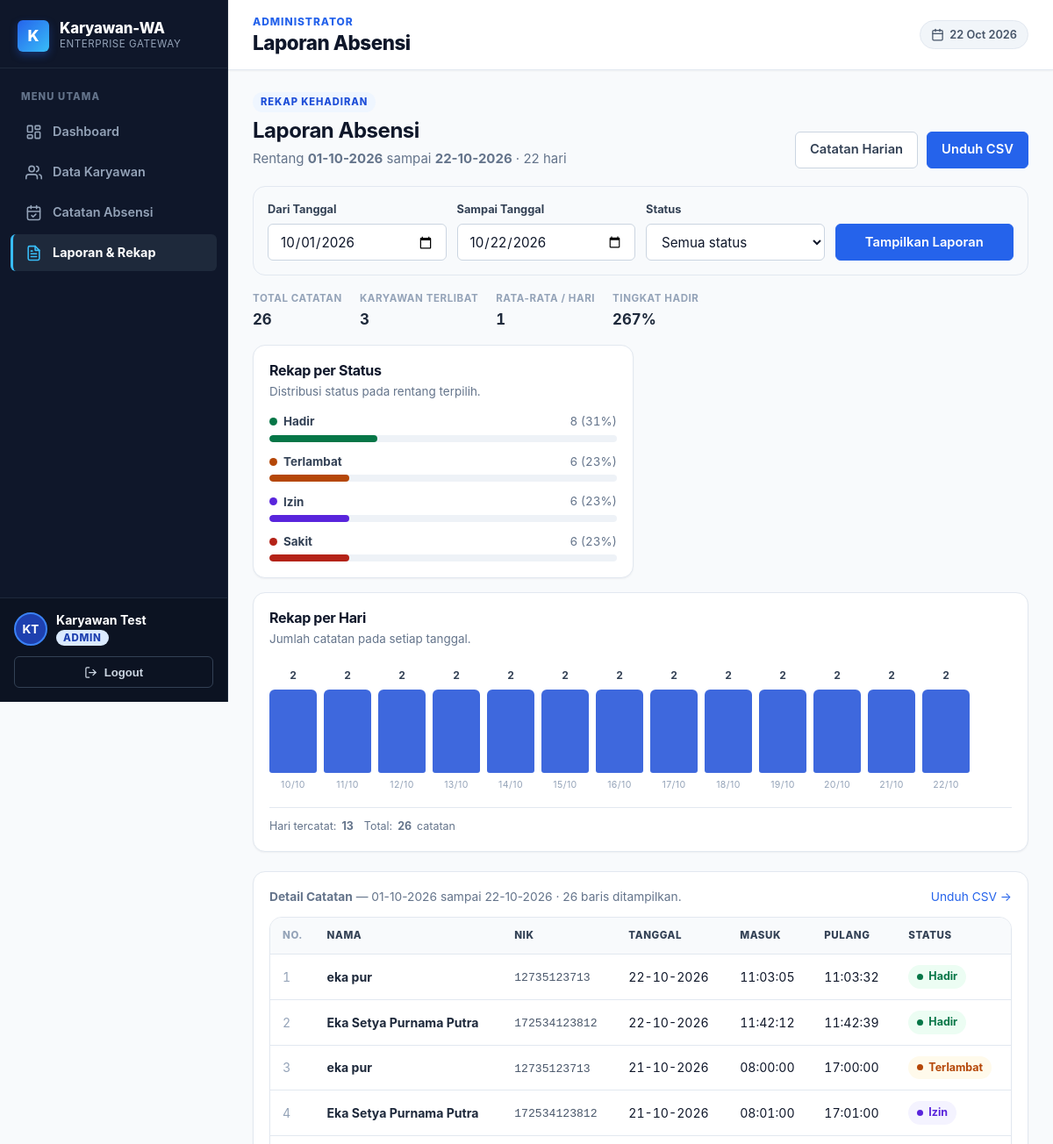
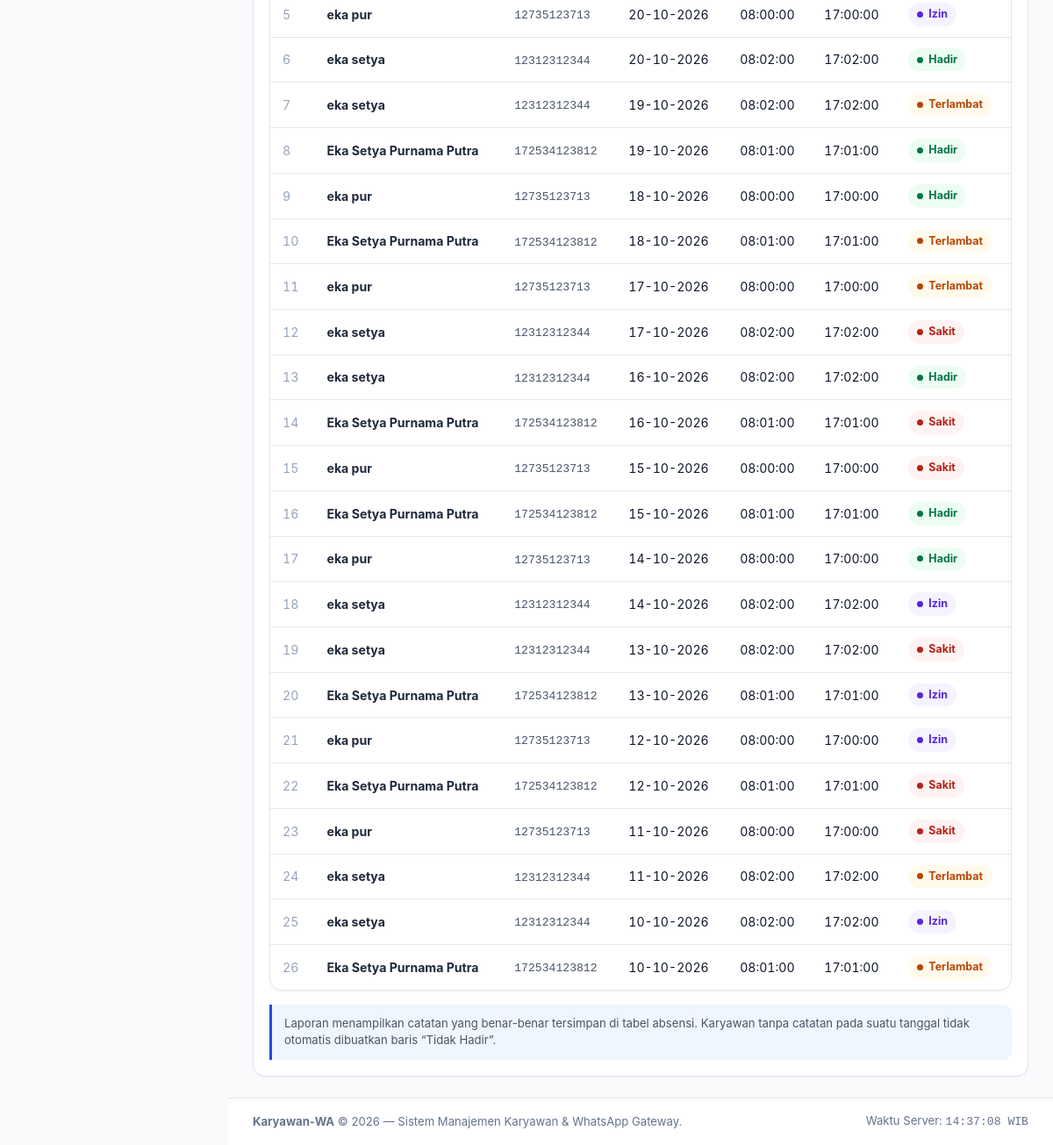
/_t_render.php?p=admin/laporan.php, run on the app's committed database (2 pictures, top to bottom).
### tables this page shows
CREATE TABLE `absensi` (
  `id` int(10) UNSIGNED NOT NULL,
  `id_karyawan` int(10) UNSIGNED NOT NULL,
  `tanggal` date NOT NULL,
  `jam_masuk` time DEFAULT NULL,
  `jam_pulang` time DEFAULT NULL,
  `status` enum('Hadir','Terlambat','Izin','Sakit') NOT NULL DEFAULT 'Hadir',
  `created_at` timestamp NOT NULL DEFAULT current_timestamp()
);

CREATE TABLE `karyawan` (
  `id` int(10) UNSIGNED NOT NULL,
  `nik` varchar(30) NOT NULL,
  `nama` varchar(100) NOT NULL,
  `jabatan` varchar(100) NOT NULL,
  `no_hp` varchar(20) NOT NULL,
  `email` varchar(150) NOT NULL,
  `password` varchar(255) NOT NULL,
  `role` enum('admin','karyawan') NOT NULL DEFAULT 'karyawan',
  `created_at` timestamp NOT NULL DEFAULT current_timestamp(),
  `updated_at` timestamp NOT NULL DEFAULT current_timestamp() ON UPDATE current_timestamp()
);

### _t_render.php (called while the page is built, shortened)
<?php
$root = __DIR__;
$target = $_GET['p'] ?? 'admin/index.php';
require_once $root . '/config/helpers.php';
$file = $root . '/' . $target;
require $file;

### config/helpers.php (called while the page is built, shortened)
<?php
function app_url(string $path = ''): string
{
    return APP_BASE_URL . '/' . ltrim($path, '/');
}
function e($value): string
{
    return htmlspecialchars((string) $value, ENT_QUOTES | ENT_SUBSTITUTE, 'UTF-8');
}

### admin/laporan.php (the view, shortened to what this page needs)
<?php
require_once __DIR__ . '/../config/helpers.php';
$timezone = new DateTimeZone('Asia/Jakarta');
$today = (new DateTimeImmutable('now', $timezone))->format('Y-m-d');
$firstOfMonth = (new DateTimeImmutable($today, $timezone))->modify('first day of this month')->format('Y-m-d');
$dateFrom = isset($_GET['dari']) && is_string($_GET['dari']) ? trim($_GET['dari']) : $firstOfMonth;
$dateTo = isset($_GET['sampai']) && is_string($_GET['sampai']) ? trim($_GET['sampai']) : $today;
$dateError = null;
$statusOptions = ['Hadir', 'Terlambat', 'Izin', 'Sakit'];
$status = isset($_GET['status']) && is_string($_GET['status']) ? trim($_GET['status']) : '';
$rows = [];
$summary = [
    'total' => 0,
    'karyawan_terlibat' => 0,
    'per_status' => array_fill_keys($statusOptions, 0),
    'per_hari' => [],
];
$pageError = null;
if ($dateError === null) {
    try {
        $pdo = getPDO();
        $stmt = $pdo->prepare(
            "SELECT k.nama, k.nik, a.tanggal, a.jam_masuk, a.jam_pulang, a.status
             FROM absensi a
             INNER JOIN karyawan k ON k.id = a.id_karyawan
             WHERE k.role = 'karyawan'
               AND a.tanggal >= :tanggal_dari
               AND a.tanggal <= :tanggal_sampai
             ORDER BY a.tanggal DESC, k.nama ASC"
        );
        $stmt->execute([
            ':tanggal_dari' => $dateFrom,
            ':tanggal_sampai' => $dateTo,
        ]);
        $rows = $stmt->fetchAll();
        $summary['total'] = count($rows);
        $employees = [];
        $days = [];
        foreach ($rows as $row) {
            $employees[(string) $row['nik']] = true;
            $rowStatus = (string) $row['status'];
            if (array_key_exists($rowStatus, $summary['per_status'])) {
                $summary['per_status'][$rowStatus]++;
            }
            $rowDate = (string) $row['tanggal'];
            if (!isset($days[$rowDate])) {
                $days[$rowDate] = ['total' => 0, 'hadir' => 0];
            }
            $days[$rowDate]['total']++;
            if ($rowStatus === 'Hadir' || $rowStatus === 'Terlambat') {
                $days[$rowDate]['hadir']++;
            }
        }
        $summary['karyawan_terlibat'] = count($employees);
        ksort($days);
        $summary['per_hari'] = $days;
    } catch (PDOException $e) {
        error_log('Laporan absensi gagal dimuat: ' . $e->getMessage());
        $pageError = 'Laporan belum dapat dimuat. Periksa koneksi database atau log PHP.';
        $rows = [];
    }
}
$filteredRows = $status === ''
    ? $rows
    : array_values(array_filter($rows, static function ($row) use ($status) {
        return (string) $row['status'] === $status;
    }));
$csvQuery = [
    'dari' => $dateFrom,
    'sampai' => $dateTo,
];
$csvUrl = app_url('admin/laporan.php') . '?' . http_build_query($csvQuery + ['format' => 'csv']);
$rangeDays = 0;
if ($dateError === null) {
    $rangeDays = (int) ((new DateTimeImmutable($dateTo, $timezone))
        ->diff(new DateTimeImmutable($dateFrom, $timezone))->days) + 1;
}
$avgPerDay = $rangeDays > 0 ? (int) round($summary['total'] / $rangeDays) : 0;
$attendanceRate = $summary['karyawan_terlibat'] > 0
    ? (int) round(($summary['per_status']['Hadir'] / $summary['karyawan_terlibat']) * 100)
    : 0;
require_once __DIR__ . '/../layout/header.php';
?>
        <?php if ($dateError): ?>
            <div class="alert error"><?= e($dateError) ?></div>
        <?php elseif ($pageError): ?>
            <div class="alert error"><?= e($pageError) ?></div>
        <?php else: ?>
            <div class="adm-hero">
                <div class="adm-hero-text">
                    <span class="adm-eyebrow">Rekap Kehadiran</span>
                    <h2>Laporan Absensi</h2>
                    <p class="muted">
                        Rentang <strong><?= e((new DateTimeImmutable($dateFrom, $timezone))->format('d-m-Y')) ?></strong>
                        sampai <strong><?= e((new DateTimeImmutable($dateTo, $timezone))->format('d-m-Y')) ?></strong>
                        &middot; <?= number_format($rangeDays, 0, ',', '.') ?> hari
                    </p>
                </div>
                <div class="adm-hero-actions">
                    <a class="button secondary" href="<?= e(app_url('admin/absensi.php?tanggal=' . urlencode($dateTo))) ?>">Catatan Harian</a>
                    <a class="button" href="<?= e($csvUrl) ?>">Unduh CSV</a>
                </div>
            </div>
            <form class="adm-filter" method="get" action="<?= e(app_url('admin/laporan.php')) ?>">
                <div class="filter-field">
                    <label for="dari">Dari Tanggal</label>
                    <input id="dari" type="date" name="dari" value="<?= e($dateFrom) ?>" max="<?= e($today) ?>" required>
                </div>
                <div class="filter-field">
                    <label for="sampai">Sampai Tanggal</label>
                    <input id="sampai" type="date" name="sampai" value="<?= e($dateTo) ?>" max="<?= e($today) ?>" required>
                </div>
                <div class="filter-field">
                    <label for="status">Status</label>
                    <select id="status" name="status">
                        <option value="">Semua status</option>
                    </select>
                </div>
                <div class="filter-field">
                    <label for="filter-laporan">&nbsp;</label>
                    <button class="button" type="submit" id="filter-laporan">Tampilkan Laporan</button>
                </div>
            </form>
            <div class="adm-report-actions">
                <div class="adm-report-summary">
                    <div>
                        <span>Total Catatan</span>
                        <strong><?= number_format($summary['total'], 0, ',', '.') ?></strong>
                    </div>
                    <div>
                        <span>Karyawan Terlibat</span>
                        <strong><?= number_format($summary['karyawan_terlibat'], 0, ',', '.') ?></strong>
                    </div>
                    <div>
                        <span>Rata-rata / Hari</span>
                        <strong><?= number_format($avgPerDay, 0, ',', '.') ?></strong>
                    </div>
                    <div>
                        <span>Tingkat Hadir</span>
                        <strong><?= number_format($attendanceRate, 0, ',', '.') ?>%</strong>
                    </div>
                </div>
            </div>
            <div class="adm-split">
                <section class="adm-subpanel">
                    <h3>Rekap per Status</h3>
                    <p class="muted">Distribusi status pada rentang terpilih.</p>
                    <?php if ($summary['total'] === 0): ?>
                        <div class="adm-empty">Tidak ada catatan pada rentang ini.</div>
                    <?php else: ?>
                        <div class="adm-breakdown">
                            <?php
                            $statusColors = [
                                'Hadir' => 'var(--adm-green)',
                                'Terlambat' => 'var(--adm-amber)',
                                'Izin' => 'var(--adm-violet)',
                                'Sakit' => 'var(--adm-red)',
                            ];
                            ?>
                            <?php foreach ($summary['per_status'] as $statusName => $statusTotal): ?>
                                <?php
                                $statusPercent = $summary['total'] > 0 ? (int) round(($statusTotal / $summary['total']) * 100) : 0;
                                $statusColor = $statusColors[$statusName] ?? 'var(--adm-blue)';
                                ?>
                                <div class="adm-breakdown-row">
                                    <div class="adm-breakdown-head">
                                        <span class="adm-breakdown-name">
                                            <span class="adm-breakdown-dot" style="background: <?= $statusColor ?>;"></span>
                                            <?= e($statusName) ?>
                                        </span>
                                        <span class="adm-breakdown-count"><?= number_format($statusTotal, 0, ',', '.') ?> (<?= $statusPercent ?>%)</span>
                                    </div>
                                    <div class="adm-breakdown-bar">
                                        <span style="width: <?= $statusPercent ?>%; background: <?= $statusColor ?>;"></span>
                                    </div>
                                </div>
                            <?php endforeach; ?>
                        </div>
                    <?php endif; ?>
                </section>
                <section class="adm-subpanel adm-span-full">
                    <h3>Rekap per Hari</h3>
                    <p class="muted">Jumlah catatan pada setiap tanggal.</p>
                    <?php if (!$summary['per_hari']): ?>
                        <div class="adm-empty">Belum ada data harian.</div>
                    <?php else: ?>
                        <?php $dayMax = max(array_map(static fn($d) => $d['total'], $summary['per_hari'])); ?>
                        <div class="adm-trend-scroll">
                            <div class="adm-trend adm-trend-daily">
                                <?php foreach ($summary['per_hari'] as $dayDate => $dayData): ?>
                                    <?php
                                    $dayPercent = $dayMax > 0 ? max(6, (int) round(($dayData['total'] / $dayMax) * 100)) : 0;
                                    $dayLabel = (new DateTimeImmutable($dayDate, $timezone))->format('d/m');
                                    ?>
                                    <div class="adm-trend-col" title="<?= e($dayLabel) ?>: <?= (int) $dayData['total'] ?> catatan">
                                        <span class="adm-trend-value"><?= (int) $dayData['total'] ?></span>
                                        <span class="adm-trend-bar" style="height: <?= $dayPercent ?>%"></span>
                                        <span class="adm-trend-label"><?= e($dayLabel) ?></span>
                                    </div>
                                <?php endforeach; ?>
                            </div>
                        </div>
                        <div class="adm-legend">
                            <span>Hari tercatat: <strong><?= number_format(count($summary['per_hari']), 0, ',', '.') ?></strong></span>
                            <span>Total: <strong><?= number_format($summary['total'], 0, ',', '.') ?></strong> catatan</span>
                        </div>
                    <?php endif; ?>
                </section>
            </div>
            <section class="adm-subpanel">
                <div class="adm-table-meta">
                    <p>
                        <strong>Detail Catatan</strong> &mdash;
                        <?= e((new DateTimeImmutable($dateFrom, $timezone))->format('d-m-Y')) ?> sampai
                        <?= e((new DateTimeImmutable($dateTo, $timezone))->format('d-m-Y')) ?>
                        &middot; <?= number_format(count($filteredRows), 0, ',', '.') ?> baris ditampilkan.
                    </p>
                    <a href="<?= e($csvUrl) ?>">Unduh CSV &rarr;</a>
                </div>
                <div class="adm-table-wrap">
                    <table class="adm-table">
                        <thead>
                            <tr>
                                <th class="adm-index">No.</th>
                                <th>Nama</th>
                                <th>NIK</th>
                                <th>Tanggal</th>
                                <th>Masuk</th>
                                <th>Pulang</th>
                                <th>Status</th>
                            </tr>
                        </thead>
                        <tbody>
                        <?php if (!$filteredRows): ?>
                            <tr class="adm-empty-row">
                                <td colspan="7">Tidak ada catatan absensi untuk filter yang dipilih.</td>
                            </tr>
                        <?php else: ?>
                            <?php foreach ($filteredRows as $i => $row): ?>
                                <tr>
                                    <td class="adm-index adm-cell-index" data-label="No."><?= $i + 1 ?></td>
                                    <td class="adm-name adm-cell-name" data-label="Nama"><?= e($row['nama']) ?></td>
                                    <td class="adm-cell-nik" data-label="NIK"><span class="adm-nik"><?= e($row['nik']) ?></span></td>
                                    <td class="adm-cell-tanggal" data-label="Tanggal"><?= e((new DateTimeImmutable($row['tanggal'], $timezone))->format('d-m-Y')) ?></td>
                                    <td class="adm-time adm-cell-masuk" data-label="Jam Masuk"><?= e($row['jam_masuk'] ?: '—') ?></td>
                                    <td class="adm-time adm-cell-pulang<?= $row['jam_pulang'] ? '' : ' is-empty' ?>" data-label="Jam Pulang"><?= e($row['jam_pulang'] ?: '—') ?></td>
                                    <td class="adm-cell-status" data-label="Status">
                                        <span class="adm-status-pill" data-status="<?= e($row['status']) ?>"><?= e($row['status']) ?></span>
                                    </td>
                                </tr>
                            <?php endforeach; ?>
                        <?php endif; ?>
                        </tbody>
                    </table>
                </div>
                <p class="adm-note">
                    Laporan menampilkan catatan yang benar-benar tersimpan di tabel absensi. Karyawan tanpa catatan
                    pada suatu tanggal tidak otomatis dibuatkan baris &ldquo;Tidak Hadir&rdquo;.
                </p>
            </section>
        <?php endif; ?>
<?php
require_once __DIR__ . '/../layout/footer.php';

### data on the page
absensi: id_karyawan.nama "eka pur", id_karyawan.nik "12735123713", tanggal "22-10-2026", jam_masuk "11:03:05", jam_pulang "11:03:32", status "Hadir"
absensi: id_karyawan.nama "Eka Setya Purnama Putra", id_karyawan.nik "172534123812", tanggal "22-10-2026", jam_masuk "11:42:12", jam_pulang "11:42:39", status "Hadir"
absensi: id_karyawan.nama "eka pur", id_karyawan.nik "12735123713", tanggal "21-10-2026", jam_masuk "08:00:00", jam_pulang "17:00:00", status "Terlambat"
absensi: id_karyawan.nama "Eka Setya Purnama Putra", id_karyawan.nik "172534123812", tanggal "21-10-2026", jam_masuk "08:01:00", jam_pulang "17:01:00", status "Izin"
absensi: id_karyawan.nama "eka pur", id_karyawan.nik "12735123713", tanggal "20-10-2026", jam_masuk "08:00:00", jam_pulang "17:00:00", status "Izin"
absensi: id_karyawan.nama "eka setya", id_karyawan.nik "12312312344", tanggal "20-10-2026", jam_masuk "08:02:00", jam_pulang "17:02:00", status "Hadir"
absensi: id_karyawan.nama "eka setya", id_karyawan.nik "12312312344", tanggal "19-10-2026", jam_masuk "08:02:00", jam_pulang "17:02:00", status "Terlambat"
absensi: id_karyawan.nama "Eka Setya Purnama Putra", id_karyawan.nik "172534123812", tanggal "19-10-2026", jam_masuk "08:01:00", jam_pulang "17:01:00", status "Hadir"
absensi: id_karyawan.nama "eka pur", id_karyawan.nik "12735123713", tanggal "18-10-2026", jam_masuk "08:00:00", jam_pulang "17:00:00", status "Hadir"
absensi: id_karyawan.nama "Eka Setya Purnama Putra", id_karyawan.nik "172534123812", tanggal "18-10-2026", jam_masuk "08:01:00", jam_pulang "17:01:00", status "Terlambat"
absensi: id_karyawan.nama "eka pur", id_karyawan.nik "12735123713", tanggal "17-10-2026", jam_masuk "08:00:00", jam_pulang "17:00:00", status "Terlambat"
absensi: id_karyawan.nama "eka setya", id_karyawan.nik "12312312344", tanggal "17-10-2026", jam_masuk "08:02:00", jam_pulang "17:02:00", status "Sakit"
absensi: id_karyawan.nama "eka setya", id_karyawan.nik "12312312344", tanggal "16-10-2026", jam_masuk "08:02:00", jam_pulang "17:02:00", status "Hadir"
absensi: id_karyawan.nama "Eka Setya Purnama Putra", id_karyawan.nik "172534123812", tanggal "16-10-2026", jam_masuk "08:01:00", jam_pulang "17:01:00", status "Sakit"
absensi: id_karyawan.nama "eka pur", id_karyawan.nik "12735123713", tanggal "15-10-2026", jam_masuk "08:00:00", jam_pulang "17:00:00", status "Sakit"
absensi: id_karyawan.nama "Eka Setya Purnama Putra", id_karyawan.nik "172534123812", tanggal "15-10-2026", jam_masuk "08:01:00", jam_pulang "17:01:00", status "Hadir"
absensi: id_karyawan.nama "eka pur", id_karyawan.nik "12735123713", tanggal "14-10-2026", jam_masuk "08:00:00", jam_pulang "17:00:00", status "Hadir"
absensi: id_karyawan.nama "eka setya", id_karyawan.nik "12312312344", tanggal "14-10-2026", jam_masuk "08:02:00", jam_pulang "17:02:00", status "Izin"
absensi: id_karyawan.nama "eka setya", id_karyawan.nik "12312312344", tanggal "13-10-2026", jam_masuk "08:02:00", jam_pulang "17:02:00", status "Sakit"
absensi: id_karyawan.nama "Eka Setya Purnama Putra", id_karyawan.nik "172534123812", tanggal "13-10-2026", jam_masuk "08:01:00", jam_pulang "17:01:00", status "Izin"
absensi: id_karyawan.nama "eka pur", id_karyawan.nik "12735123713", tanggal "12-10-2026", jam_masuk "08:00:00", jam_pulang "17:00:00", status "Izin"
absensi: id_karyawan.nama "Eka Setya Purnama Putra", id_karyawan.nik "172534123812", tanggal "12-10-2026", jam_masuk "08:01:00", jam_pulang "17:01:00", status "Sakit"
absensi: id_karyawan.nama "eka pur", id_karyawan.nik "12735123713", tanggal "11-10-2026", jam_masuk "08:00:00", jam_pulang "17:00:00", status "Sakit"
absensi: id_karyawan.nama "eka setya", id_karyawan.nik "12312312344", tanggal "11-10-2026", jam_masuk "08:02:00", jam_pulang "17:02:00", status "Terlambat"
absensi: id_karyawan.nama "eka setya", id_karyawan.nik "12312312344", tanggal "10-10-2026", jam_masuk "08:02:00", jam_pulang "17:02:00", status "Izin"
absensi: id_karyawan.nama "Eka Setya Purnama Putra", id_karyawan.nik "172534123812", tanggal "10-10-2026", jam_masuk "08:01:00", jam_pulang "17:01:00", status "Terlambat"

### other printed values
$item['label'] "Dashboard"
$item['label'] "Data Karyawan"
$item['label'] "Catatan Absensi"
$item['label'] "Laporan & Rekap"
$layoutInitials "KT"
$layoutName "Karyawan Test"
$layoutRole "ADMIN"
$layoutSection "ADMINISTRATOR"
$layoutTitle "Laporan Absensi"
$layoutDateWib "22 Oct 2026"
$rangeDays "22"
$summary['total'] "26"
$summary['karyawan_terlibat'] "3"
$avgPerDay "1"
$attendanceRate "267"
